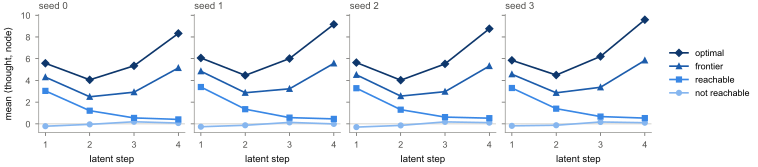

Reproduce this figure in Python.
#!/usr/bin/env python3
"""wave.pdf: the breadth-first wave in the thought, seeds 0 to 3.

Mean inner product between thought k and each node's input embedding, by
node group, at each latent step (results/seed<s>/evaluation_ser0.json,
readout_by_step, held-out test split under serialization seed 0).

    .venv/bin/python paper/figs/wave.py [--out PATH]
"""

import argparse
import sys
from pathlib import Path

sys.path.insert(0, str(Path(__file__).resolve().parent))
import style as S  # noqa: E402

RUNS = ["seed0", "seed1", "seed2", "seed3"]
CATS = ["NotReachable", "Reachable", "Frontier", "Optimal"]
CAT_LABELS = ["not reachable", "reachable", "frontier", "optimal"]
MARKERS = ["o", "s", "^", "D"]


def main():
    ap = argparse.ArgumentParser()
    ap.add_argument("--out", type=Path, default=S.REPO / "paper" / "figs" / "wave.pdf")
    args = ap.parse_args()
    S.setup()
    fig, axes = S.plt.subplots(1, 4, figsize=(S.WIDTH, S.HEIGHT), sharey=True)
    for ax, run in zip(axes, RUNS):
        ro = S.load(f"results/{run}/evaluation_ser0.json")["readout_by_step"]
        steps = sorted(ro, key=int)
        for cat, cl, m, c in zip(CATS, CAT_LABELS, MARKERS, S.RAMP):
            ax.plot([int(k) for k in steps], [ro[k][cat]["mean"] for k in steps], marker=m, color=c, label=cl)
        S.ref_line(ax, y=0)
        S.panel_label(ax, f"seed {run[-1]}")
        ax.set_xticks([int(k) for k in steps])
        ax.set_xlabel("latent step")
    axes[0].set_ylabel(r"mean $\langle$thought, node$\rangle$")
    h, lab = axes[0].get_legend_handles_labels()
    fig.legend(h[::-1], lab[::-1], loc="center left", bbox_to_anchor=(1.0, 0.55))
    fig.tight_layout(w_pad=0.6)
    S.save(fig, args.out)


if __name__ == "__main__":
    main()
